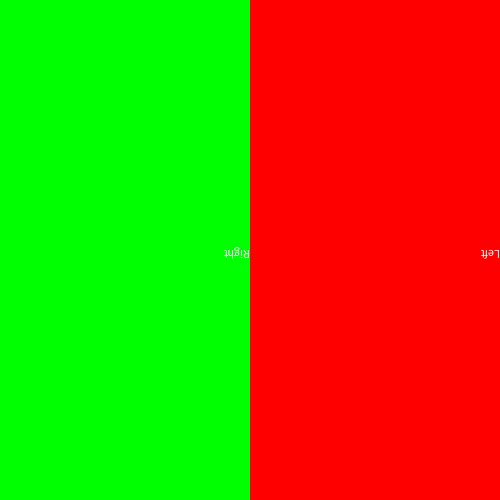
Frame 1 (no input)
Frame 60 (the mouse pressed at the canvas centre just before this capture): identical to frame 1, image omitted
Frame 120 (the mouse held since frame 60 and released just before this capture): identical to frame 1, image omitted

The Processing sketch that drew this single still picture (run headless with seeded random() and noise(); from frame 60 on, the mouse is pressed at the canvas centre):

// Processing sketch: mirroring
// ── mirroring.pde
color[] mirror;
void setup()
{
  size(500,500);
  noStroke();
  fill(255,0,0);
  rect(0,0,width/2,height);
  fill(0,255,0);
  rect(width/2, 0, width/2, height);
  fill(255);
  text("Left", 0, height/2);
  text("Right", width/2, height/2);
  loadPixels();
  mirror = new color[pixels.length];
  mirror = verticalFlip(pixels, width);
  mirror = horizontalFlip(mirror, width);
  for (int i = 0; i < pixels.length; i++)
  {
    pixels[i] = mirror[i];
    println("working");
  }
  updatePixels();
}

void draw()
{
  
}

void keyPressed()
{
 
}
color[] horizontalFlip(color[] pixelArray, int imgWidth)
{
  color[] flipped = new color[pixelArray.length];
  for (int y = 0; y < pixelArray.length/imgWidth; y++)
  {
    for (int x = 0; x < imgWidth; x++)
    {
      flipped[x + y*imgWidth] = pixelArray[((imgWidth-x) + y*imgWidth) - 1];
    }
  }
  return flipped;
}

color[] verticalFlip(color[] pixelArray, int imgWidth)
{
  color[] flipped = new color[pixelArray.length];
  for (int y = 0; y < pixelArray.length/imgWidth; y++)
  {
    for (int x = 0; x < imgWidth; x++)
    {
      flipped[x + y*imgWidth] = pixelArray[(x + ((pixelArray.length/imgWidth)-y-1)*imgWidth)];
    }
  }
  return flipped;
}
